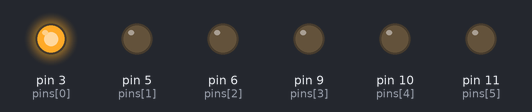
Bench run of a sketch on a simulated Arduino Uno, built with avr-gcc and run on an emulated ATmega328P. On the bench: output pins drawn as LEDs (lit = HIGH).

Above: at 0.12 s.
At 3.78 s:
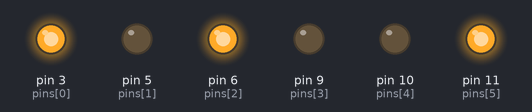
At 8.13 s:
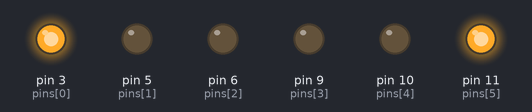
At 18.53 s:
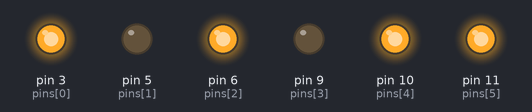
At 28.6 s:
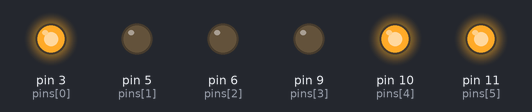
At 39.35 s:
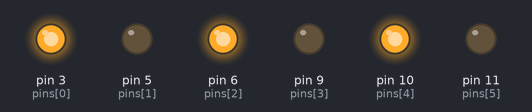
Timing chart, 0 to 39.6 s (numbered marks = the images above):
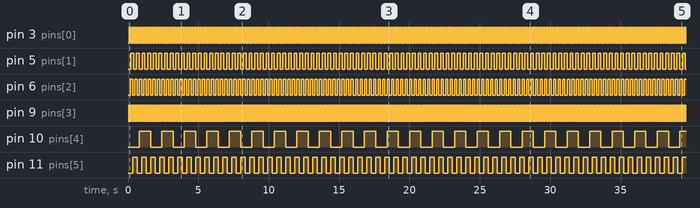

Measured:
- by itself, pin 3 (pins[0]): alternates HIGH for 0.10 s and LOW for 0.10 s
- by itself, pin 5 (pins[1]): alternates HIGH for 0.20 s and LOW for 0.20 s
- by itself, pin 6 (pins[2]): alternates HIGH for 0.16 s and LOW for 0.16 s
- by itself, pin 9 (pins[3]): alternates HIGH for 0.04 s and LOW for 0.04 s
- by itself, pin 10 (pins[4]): alternates HIGH for 0.80 s and LOW for 0.80 s
- by itself, pin 11 (pins[5]): alternates HIGH for 0.32 s and LOW for 0.32 s

The sketch:

sketch_apr7b.ino
```cpp
const int pins[] = { 3, 5, 6, 9, 10, 11 };

const int PINS_COUNT = 6;

const unsigned long INTERVAL = 1000000;

unsigned long* PINS_INTERVALS = new unsigned long[PINS_COUNT];
unsigned long* PINS_LAST_ACTIVATE = new unsigned long[PINS_COUNT];
int* STATES = new int[PINS_COUNT];

void setup() {
  for (int i = 0; i < PINS_COUNT; i++)
  {
    PINS_LAST_ACTIVATE[i] = 0;
    STATES[i] = LOW;
    pinMode(pins[i], OUTPUT);
  }
  PINS_INTERVALS[0] = INTERVAL * 0.1;
  PINS_INTERVALS[1] = INTERVAL * 0.2;
  PINS_INTERVALS[2] = INTERVAL * 0.16;
  PINS_INTERVALS[3] = INTERVAL * 0.04;
  PINS_INTERVALS[4] = INTERVAL * 0.8;
  PINS_INTERVALS[5] = INTERVAL * 0.32;
}

void loop() {
  unsigned long currentMicrosTime = micros();

  for (int i = 0; i < PINS_COUNT; i++)
  {
    if(currentMicrosTime - PINS_LAST_ACTIVATE[i] >= PINS_INTERVALS[i])
    {
      PINS_LAST_ACTIVATE[i] = currentMicrosTime;
      if (STATES[i] == LOW)
      {
        STATES[i] =  HIGH;
      }
      else
      {
        STATES[i] = LOW;
      }
      digitalWrite(pins[i], STATES[i]);
    }
  }
}
```
